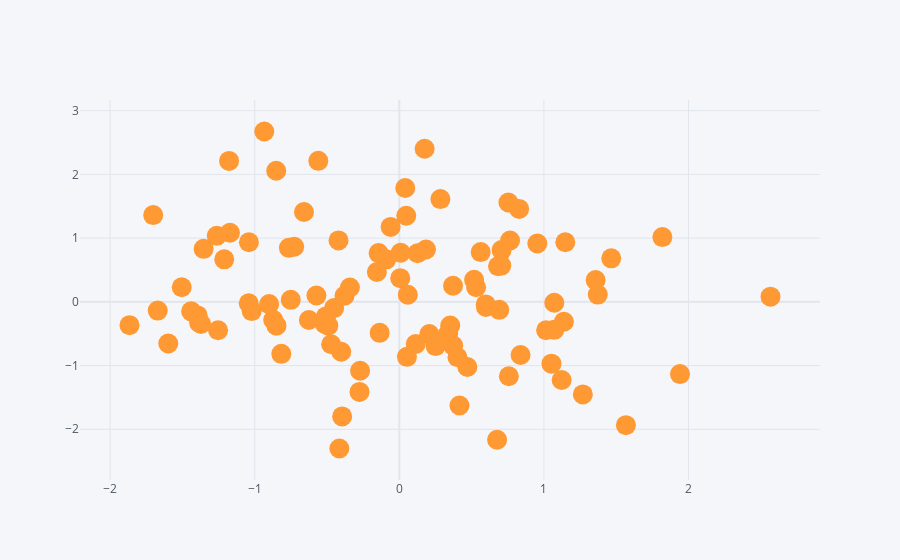

Notebook cell for this chart:
### Markdown cell above
###### Note: You can specify the `size` parameter to modify the marker size

### Code cell
# Create an interactive scatter plot with larger markers
df.iplot(kind='scatter',x='A',y='B',mode='markers',size=20)
